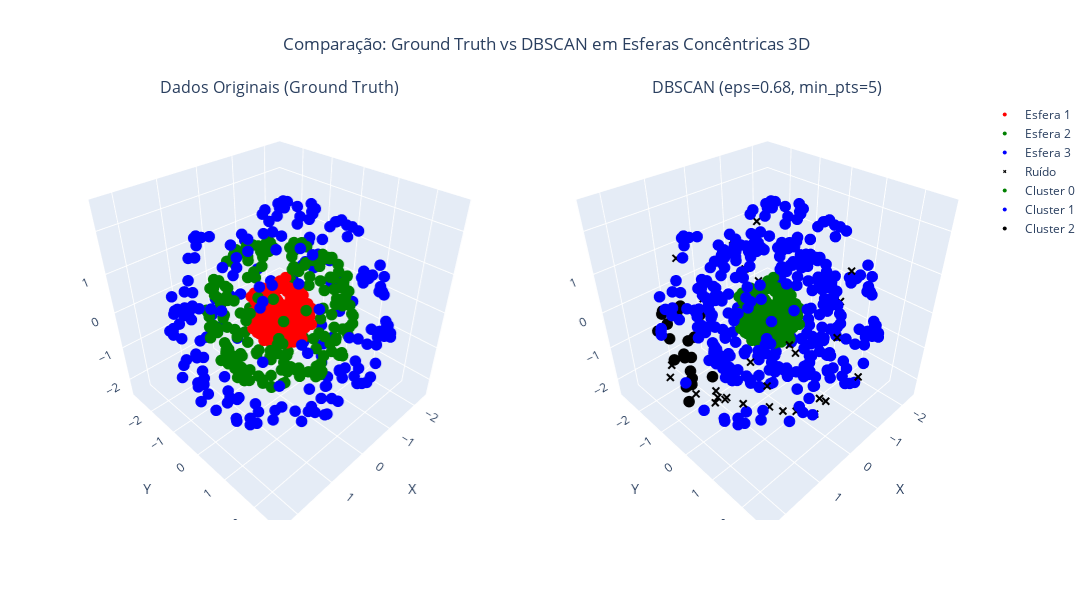

Write notebook code for a chart like this one.
### Code cell
# 3. Visualização em 3D dos clusters encontrados
import plotly.graph_objects as go
from plotly.subplots import make_subplots

print("="*60)
print("VISUALIZAÇÃO 3D - RESULTADOS FINAIS")
print("="*60)

# Criar subplots: dados originais vs resultados do DBSCAN
fig = make_subplots(
    rows=1, cols=2,
    specs=[[{'type': 'scatter3d'}, {'type': 'scatter3d'}]],
    subplot_titles=('Dados Originais (Ground Truth)', f'DBSCAN (eps={final_eps}, min_pts={final_min_pts})')
)

# Plot 1: Dados originais
colors_original = ['red', 'green', 'blue']
for i in range(3):  # 3 esferas
    mask = y_spheres == i
    fig.add_trace(
        go.Scatter3d(
            x=X_spheres[mask, 0],
            y=X_spheres[mask, 1],
            z=X_spheres[mask, 2],
            mode='markers',
            marker=dict(size=4, color=colors_original[i]),
            name=f'Esfera {i+1}',
            showlegend=True
        ),
        row=1, col=1
    )

# Plot 2: Resultados do DBSCAN
unique_labels = np.unique(final_labels)
colors_dbscan = ['red', 'green', 'blue', 'black']

for i, label in enumerate(unique_labels):
    mask = final_labels == label
    if label == -1:
        # Pontos de ruído
        fig.add_trace(
            go.Scatter3d(
                x=X_spheres[mask, 0],
                y=X_spheres[mask, 1],
                z=X_spheres[mask, 2],
                mode='markers',
                marker=dict(size=3, color='black', symbol='x'),
                name='Ruído',
                showlegend=True
            ),
            row=1, col=2
        )
    else:
        # Clusters
        fig.add_trace(
            go.Scatter3d(
                x=X_spheres[mask, 0],
                y=X_spheres[mask, 1],
                z=X_spheres[mask, 2],
                mode='markers',
                marker=dict(size=4, color=colors_dbscan[i]),
                name=f'Cluster {label}',
                showlegend=True
            ),
            row=1, col=2
        )

# Configurar layout
fig.update_layout(
    title_text="Comparação: Ground Truth vs DBSCAN em Esferas Concêntricas 3D",
    title_x=0.5,
    width=1200,
    height=600
)

# Configurar eixos
fig.update_scenes(
    xaxis_title="X",
    yaxis_title="Y",
    zaxis_title="Z",
    aspectmode='cube'
)

fig.show()

# Análise dos resultados
print(f"\nRESUMO DOS RESULTADOS:")
print(f"Parâmetros utilizados: eps = {final_eps}, min_pts = {final_min_pts}")
print(f"Clusters encontrados: {len(unique_labels) - (1 if -1 in unique_labels else 0)}")
print(f"Pontos de ruído: {np.sum(final_labels == -1)}")
print(f"Taxa de ruído: {np.sum(final_labels == -1) / len(final_labels) * 100:.1f}%")

# Verificar correspondência com ground truth
print(f"\nCORRESPONDÊNCIA COM GROUND TRUTH:")
for cluster_id in np.unique(final_labels):
    if cluster_id != -1:
        mask = final_labels == cluster_id
        original_labels_in_cluster = y_spheres[mask]
        most_common = np.bincount(original_labels_in_cluster).argmax()
        accuracy = np.sum(original_labels_in_cluster == most_common) / len(original_labels_in_cluster)
        print(f"Cluster {cluster_id}: {accuracy*100:.1f}% corresponde à Esfera {most_common+1}")

### Figure 1 — Plotly figure (JSON) as saved in the notebook; plotly's stock layout.template omitted (floating-point values rounded to 4 significant figures; data arrays with more than 128 entries replaced by an {"elided": "..."} marker saying what was removed)
{"data": [{"marker": {"color": "red", "size": 4}, "mode": "markers", "name": "Esfera 1", "scene": "scene", "showlegend": true, "type": "scatter3d", "x": {"elided": "200 float values"}, "y": {"elided": "200 float values"}, "z": {"elided": "200 float values"}}, {"marker": {"color": "green", "size": 4}, "mode": "markers", "name": "Esfera 2", "scene": "scene", "showlegend": true, "type": "scatter3d", "x": {"elided": "200 float values"}, "y": {"elided": "200 float values"}, "z": {"elided": "200 float values"}}, {"marker": {"color": "blue", "size": 4}, "mode": "markers", "name": "Esfera 3", "scene": "scene", "showlegend": true, "type": "scatter3d", "x": {"elided": "200 float values"}, "y": {"elided": "200 float values"}, "z": {"elided": "200 float values"}}, {"marker": {"color": "black", "size": 3, "symbol": "x"}, "mode": "markers", "name": "Ruído", "scene": "scene2", "showlegend": true, "type": "scatter3d", "x": [-0.22, -1.386, 2.123, 0.2639, 0.4057, 1.748, 2.143, 0.7678, 1.623, -1.381, 0.9204, 1.052, 0.502, 0.05273, -0.1415, -1.172, -0.2384, 1.096, -2.287, 2.331, -0.8733, 0.251, 0.3431, 1.87, 1.398, -1.083, 1.97, 0.5375, 2.085, 1.226, -0.6842], "y": [1.541, -1.977, 0.853, 0.8214, 1.972, 1.475, -0.8369, -2.377, 1.791, -1.672, -0.5137, 1.939, 2.457, -2.5, 2.605, -2.267, 1.723, -0.3371, 0.225, -0.3414, -2.366, 1.255, 0.4235, 1.367, -0.3041, -1.657, -0.1426, -1.047, 0.8424, 1.951, 1.714], "z": [-1.766, -0.5667, -0.2821, -2.293, -1.486, 0.5532, -0.9369, 0.8609, 0.07601, -1.387, -2.233, 0.5856, 0.8912, -0.6535, -0.4114, -0.2191, -1.746, -2.047, -0.7086, -0.1821, 0.6963, -2.016, -2.36, -0.4751, -1.912, 1.354, -1.111, -2.15, -0.4895, 0.8892, 1.471]}, {"marker": {"color": "green", "size": 4}, "mode": "markers", "name": "Cluster 0", "scene": "scene2", "showlegend": true, "type": "scatter3d", "x": {"elided": "200 float values"}, "y": {"elided": "200 float values"}, "z": {"elided": "200 float values"}}, {"marker": {"color": "blue", "size": 4}, "mode": "markers", "name": "Cluster 1", "scene": "scene2", "showlegend": true, "type": "scatter3d", "x": {"elided": "348 float values"}, "y": {"elided": "348 float values"}, "z": {"elided": "348 float values"}}, {"marker": {"color": "black", "size": 4}, "mode": "markers", "name": "Cluster 2", "scene": "scene2", "showlegend": true, "type": "scatter3d", "x": [1.86, 1.654, 1.251, 1.663, 0.8001, 0.9087, 2.041, 1.546, 1.555, 1.088, 1.299, 0.3072, 1.445, 0.715, 1.106, 1.336, 1.711, 1.649, 1.639, 1.495, 0.9469], "y": [-1.641, -1.548, -1.713, -0.9165, -1.243, -2.203, -0.3561, -1.949, -0.9385, -1.661, -1.417, -2.332, -2.083, -2.037, -2.041, -1.536, -1.362, -0.8247, -1.105, -1.861, -1.962], "z": [-0.2393, -0.5256, -1.315, -1.468, -2.07, -0.3085, -1.426, -0.08849, -1.424, -1.494, -1.652, -0.9466, -0.1151, -1.275, -0.299, -1.275, -1.006, -1.481, -1.737, -0.3549, -1.217]}], "layout": {"annotations": [{"font": {"size": 16}, "showarrow": false, "text": "Dados Originais (Ground Truth)", "x": 0.225, "xanchor": "center", "xref": "paper", "y": 1, "yanchor": "bottom", "yref": "paper"}, {"font": {"size": 16}, "showarrow": false, "text": "DBSCAN (eps=0.68, min_pts=5)", "x": 0.775, "xanchor": "center", "xref": "paper", "y": 1, "yanchor": "bottom", "yref": "paper"}], "height": 600, "scene": {"aspectmode": "cube", "domain": {"x": [0, 0.45], "y": [0, 1]}, "xaxis": {"title": {"text": "X"}}, "yaxis": {"title": {"text": "Y"}}, "zaxis": {"title": {"text": "Z"}}}, "scene2": {"aspectmode": "cube", "domain": {"x": [0.55, 1], "y": [0, 1]}, "xaxis": {"title": {"text": "X"}}, "yaxis": {"title": {"text": "Y"}}, "zaxis": {"title": {"text": "Z"}}}, "title": {"text": "Comparação: Ground Truth vs DBSCAN em Esferas Concêntricas 3D", "x": 0.5}, "width": 1200}}
